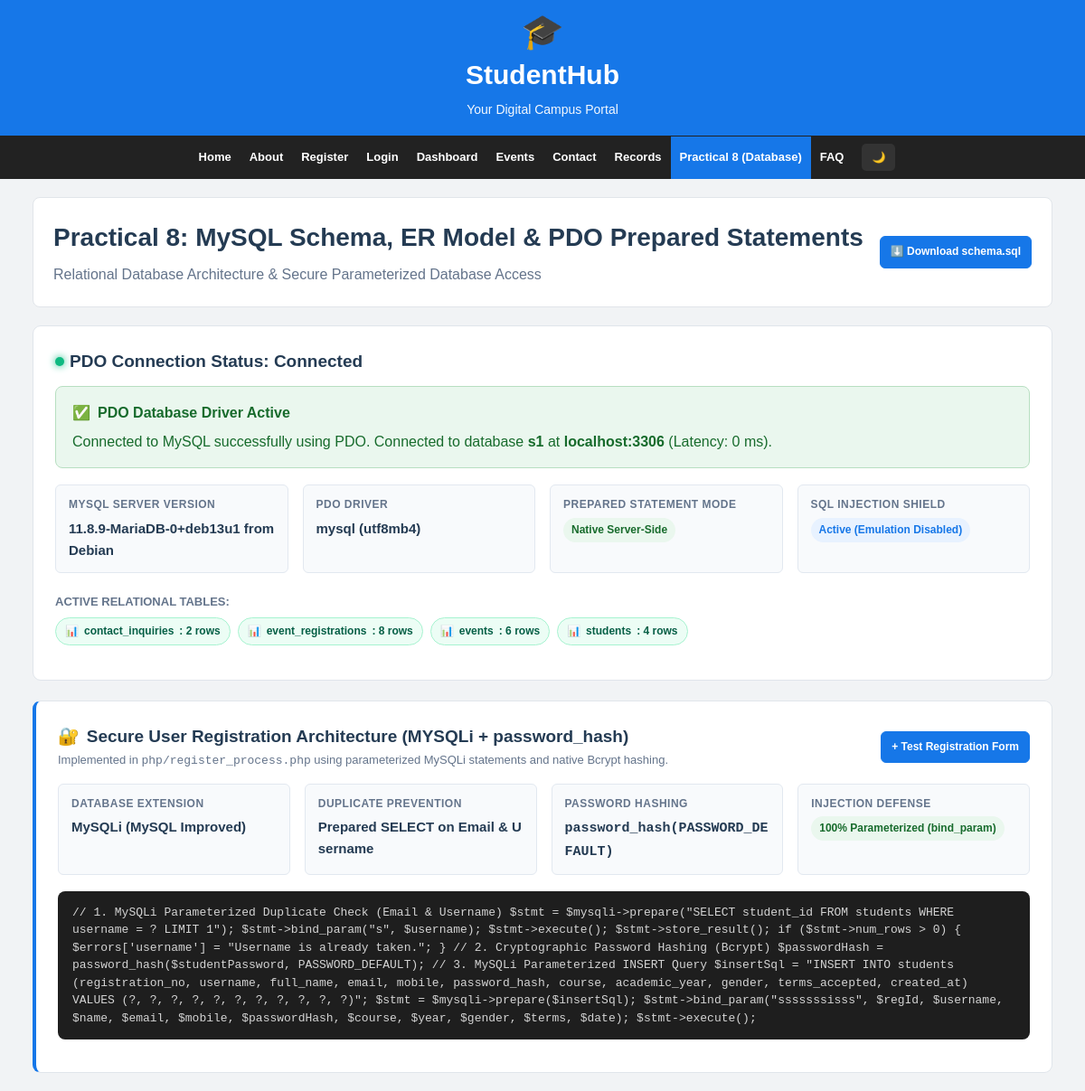
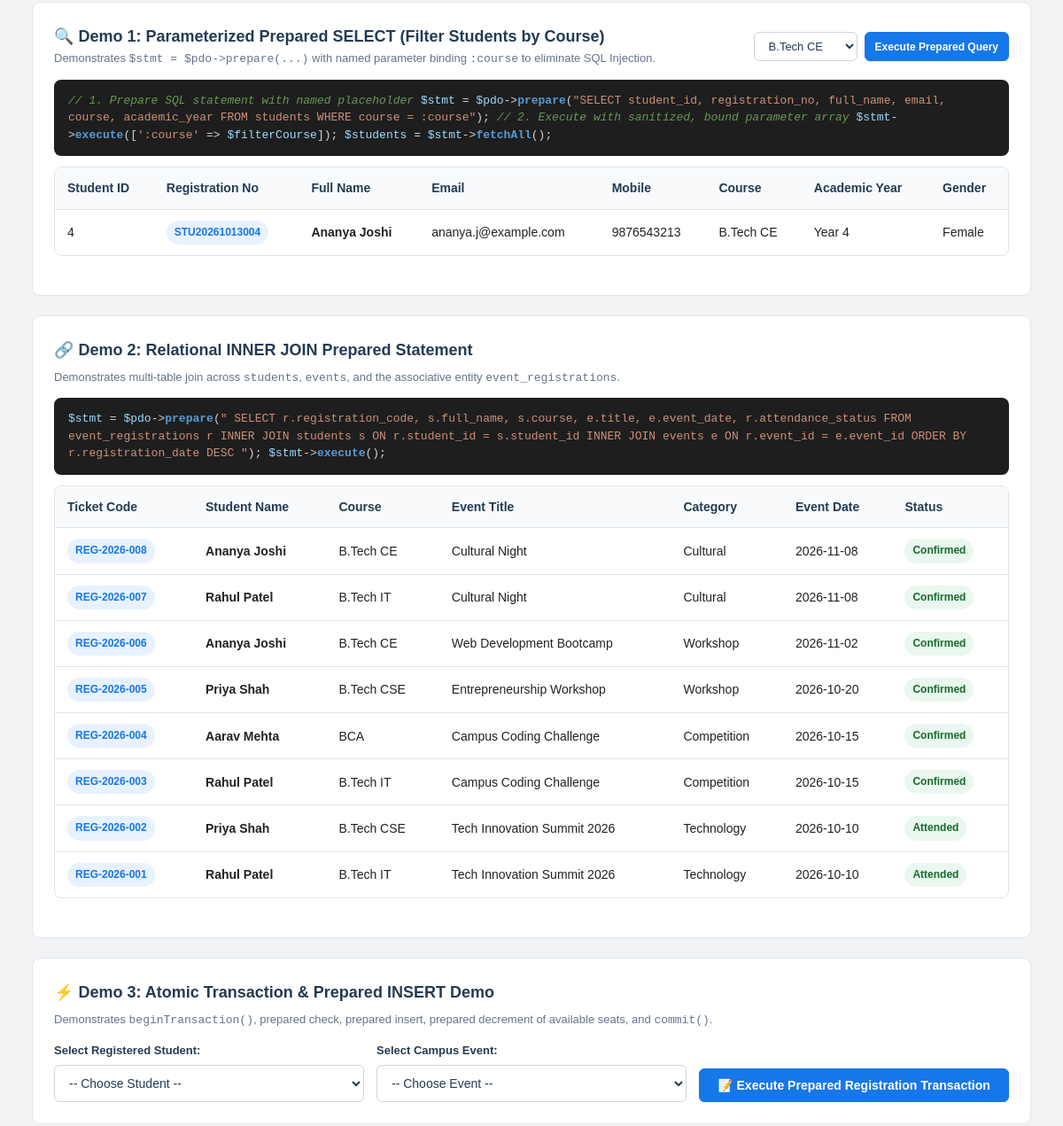
The page /php/db_dashboard.php?course=B.Tech CE (upper part) on the database as committed earlier (2 pictures, top to bottom).
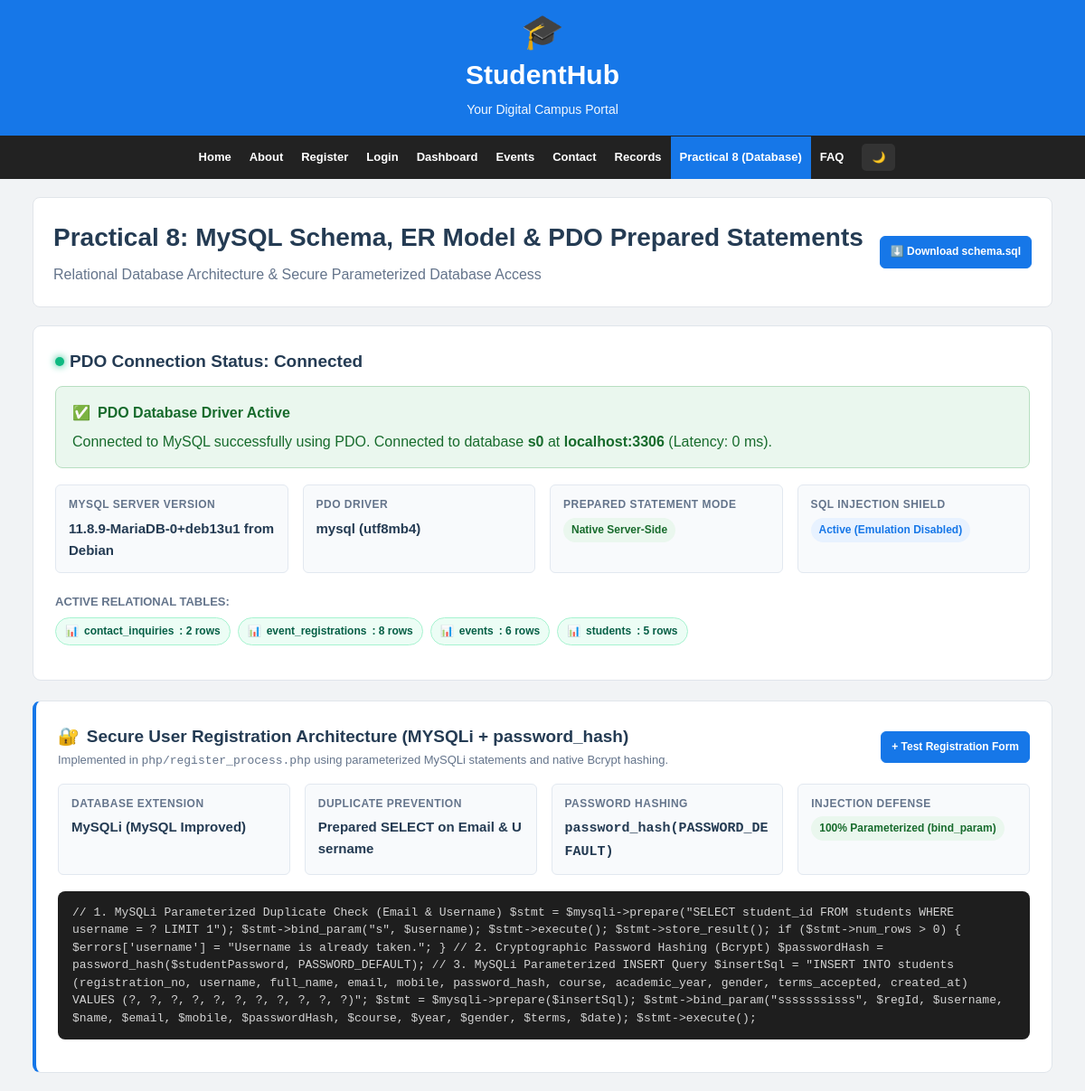
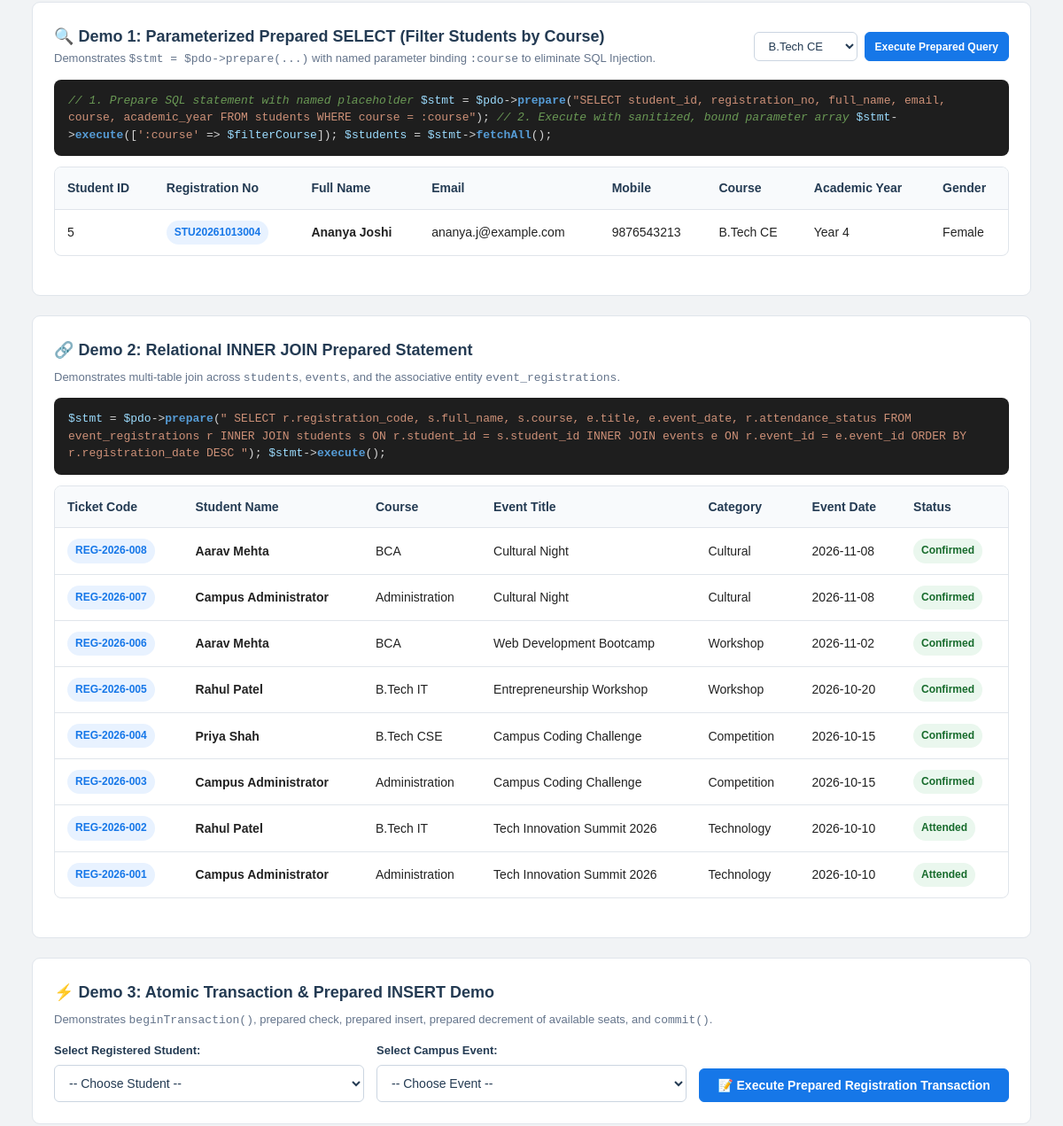
The same page on the database as committed later (2 pictures, top to bottom).
### tables this page shows
CREATE TABLE `students` (
    `student_id` INT UNSIGNED AUTO_INCREMENT PRIMARY KEY,
    `registration_no` VARCHAR(30) NOT NULL UNIQUE COMMENT 'Formatted ID e.g. STU20261012001',
    `username` VARCHAR(50) NOT NULL UNIQUE COMMENT 'Unique portal username e.g. rahul_patel',
    `full_name` VARCHAR(100) NOT NULL,
    `email` VARCHAR(120) NOT NULL UNIQUE,
    `mobile` VARCHAR(15) NOT NULL UNIQUE,
    `password_hash` VARCHAR(255) NOT NULL COMMENT 'Bcrypt hashed password via password_hash()',
    `course` VARCHAR(50) NOT NULL COMMENT 'B.Tech IT, B.Tech CSE, BCA, etc.',
    `academic_year` TINYINT UNSIGNED NOT NULL COMMENT '1, 2, 3, or 4',
    `gender` ENUM('Male', 'Female', 'Other') NOT NULL,
    `terms_accepted` ENUM('Accepted', 'Pending') NOT NULL DEFAULT 'Accepted',
    `role` ENUM('student', 'admin') NOT NULL DEFAULT 'student' COMMENT 'Role-based access control (RBAC)',
    `remember_token` VARCHAR(64) DEFAULT NULL COMMENT 'SHA-256 hash of persistent remember-me token',
    `token_expiry` DATETIME DEFAULT NULL COMMENT 'Expiration datetime for remember-me token',
    `created_at` TIMESTAMP NOT NULL DEFAULT CURRENT_TIMESTAMP,
    `updated_at` TIMESTAMP NOT NULL DEFAULT CURRENT_TIMESTAMP ON UPDATE CURRENT_TIMESTAMP,

    INDEX `idx_students_username` (`username`),
    INDEX `idx_students_email` (`email`),
    INDEX `idx_students_role` (`role`),
    INDEX `idx_students_course_year` (`course`, `academic_year`)
);

CREATE TABLE `event_registrations` (
    `registration_id` INT UNSIGNED AUTO_INCREMENT PRIMARY KEY,
    `student_id` INT UNSIGNED NOT NULL,
    `event_id` INT UNSIGNED NOT NULL,
    `registration_code` VARCHAR(50) NOT NULL UNIQUE COMMENT 'Unique ticket/token e.g. REG-2026-001',
    `registration_date` TIMESTAMP NOT NULL DEFAULT CURRENT_TIMESTAMP,
    `attendance_status` ENUM('Confirmed', 'Attended', 'Cancelled') NOT NULL DEFAULT 'Confirmed',
    `remarks` VARCHAR(255) DEFAULT NULL,

     
    CONSTRAINT `fk_registrations_student`
        FOREIGN KEY (`student_id`)
        REFERENCES `students` (`student_id`)
        ON DELETE CASCADE
        ON UPDATE CASCADE,

    CONSTRAINT `fk_registrations_event`
        FOREIGN KEY (`event_id`)
        REFERENCES `events` (`event_id`)
        ON DELETE CASCADE
        ON UPDATE CASCADE,

     
    UNIQUE KEY `unique_student_event_registration` (`student_id`, `event_id`),
    INDEX `idx_registrations_date` (`registration_date`)
);

CREATE TABLE `events` (
    `event_id` INT UNSIGNED AUTO_INCREMENT PRIMARY KEY,
    `title` VARCHAR(150) NOT NULL,
    `category` VARCHAR(50) NOT NULL COMMENT 'Technology, Competition, Workshop, Sports, Cultural',
    `event_date` DATE NOT NULL,
    `event_time` VARCHAR(30) NOT NULL,
    `location` VARCHAR(120) NOT NULL,
    `description` TEXT NOT NULL,
    `organizer` VARCHAR(120) NOT NULL,
    `total_seats` INT UNSIGNED NOT NULL,
    `available_seats` INT UNSIGNED NOT NULL,
    `status` ENUM('Upcoming', 'Ongoing', 'Completed', 'Cancelled') NOT NULL DEFAULT 'Upcoming',
    `created_at` TIMESTAMP NOT NULL DEFAULT CURRENT_TIMESTAMP,

    INDEX `idx_events_date` (`event_date`),
    INDEX `idx_events_category` (`category`),
    INDEX `idx_events_status` (`status`)
);

### php/db_connect.php (called while the page is built, shortened)
<?php
function getDBConnection(bool $throwExceptions = false): ?PDO {
    static $pdoInstance = null;
    if ($pdoInstance !== null) {
        return $pdoInstance;
    }
    $dsn = sprintf(
        "mysql:host=%s;port=%s;dbname=%s;charset=%s",
        DB_HOST,
        DB_PORT,
        DB_NAME,
        DB_CHARSET
    );
    $options = [
        PDO::ATTR_ERRMODE            => PDO::ERRMODE_EXCEPTION,
        PDO::ATTR_DEFAULT_FETCH_MODE => PDO::FETCH_ASSOC,
        PDO::ATTR_EMULATE_PREPARES   => false,
        PDO::MYSQL_ATTR_INIT_COMMAND => "SET NAMES utf8mb4 COLLATE utf8mb4_unicode_ci"
    ];
    try {
        $pdoInstance = new PDO($dsn, DB_USER, DB_PASS, $options);
        return $pdoInstance;
    } catch (PDOException $e) {
        error_log("StudentHub Database Connection Error: " . $e->getMessage());
        if ($throwExceptions) {
            throw $e;
        }
        return null;
    }
}
function testDBConnection(): array {
    $startTime = microtime(true);
    try {
        $pdo = getDBConnection(true);
        if ($pdo instanceof PDO) {
            $versionStmt = $pdo->query("SELECT VERSION() AS mysql_version, DATABASE() AS active_db");
            $serverInfo  = $versionStmt->fetch();
            $latencyMs   = round((microtime(true) - $startTime) * 1000, 2);
            $tablesStmt = $pdo->query("SHOW TABLES");
            $tables = $tablesStmt->fetchAll(PDO::FETCH_COLUMN);
            $tableStats = [];
            foreach ($tables as $table) {
                $countStmt = $pdo->prepare("SELECT COUNT(*) AS total FROM `" . str_replace("`", "``", $table) . "`");
                $countStmt->execute();
                $countResult = $countStmt->fetch();
                $tableStats[$table] = (int)($countResult['total'] ?? 0);
            }
            return [
                'success'       => true,
                'message'       => 'Connected to MySQL successfully using PDO.',
                'database'      => $serverInfo['active_db'] ?? DB_NAME,
                'version'       => $serverInfo['mysql_version'] ?? 'Unknown',
                'host'          => DB_HOST . ':' . DB_PORT,
                'latency_ms'    => $latencyMs,
                'driver'        => $pdo->getAttribute(PDO::ATTR_DRIVER_NAME),
                'tables'        => $tableStats,
                'prepared_mode' => 'Native Server-Side (Emulation Disabled)'
            ];
        }
        return [
            'success' => false,
            'message' => 'Unable to establish PDO connection.',
            'error'   => 'PDO returned null.'
        ];
    } catch (PDOException $e) {
        return [
            'success'    => false,
            'message'    => 'Connection failed.',
            'error_code' => $e->getCode(),
            'error'      => $e->getMessage(),
            'dsn_hint'   => sprintf("mysql:host=%s;port=%s;dbname=%s", DB_HOST, DB_PORT, DB_NAME)
        ];
    }
}

### php/db_dashboard.php (the view, shortened to what the changed rows need)
<?php
require_once __DIR__ . '/db_connect.php';
$dbDiag = testDBConnection();
$pdo = getDBConnection();
$filterCourse = isset($_GET['course']) ? trim($_GET['course']) : 'All';
$studentsList = [];
if ($pdo instanceof PDO) {
    if ($filterCourse !== 'All' && !empty($filterCourse)) {
        $searchStmt = $pdo->prepare("
            SELECT student_id, registration_no, full_name, email, mobile, course, academic_year, gender
            FROM students
            WHERE course = :course
            ORDER BY student_id ASC
        ");
        $searchStmt->execute([':course' => $filterCourse]);
        $studentsList = $searchStmt->fetchAll();
    }
}
$joinList = [];
if ($pdo instanceof PDO) {
    $joinStmt = $pdo->prepare("
        SELECT
            r.registration_id,
            r.registration_code,
            s.full_name AS student_name,
            s.course,
            e.title AS event_title,
            e.category AS event_category,
            e.event_date,
            r.attendance_status,
            r.registration_date
        FROM event_registrations r
        INNER JOIN students s ON r.student_id = s.student_id
        INNER JOIN events e ON r.event_id = e.event_id
        ORDER BY r.registration_date DESC
    ");
    $joinStmt->execute();
    $joinList = $joinStmt->fetchAll();
}
?>
<!DOCTYPE html>
<html lang="en">
<head>
    <link rel="stylesheet" href="../css/style.css">
</head>
<body>
<header class="site-header">
    <h1>StudentHub</h1>
</header>
<main>
    <div class="container">
        <div class="page-title">
            <div style="display: flex; justify-content: space-between; align-items: center; flex-wrap: wrap; gap: 10px;">
                <div>
                    <h2>Practical 8: MySQL Schema, ER Model & PDO Prepared Statements</h2>
                </div>
            </div>
        </div>
        <section class="summary-card">
            <?php if ($dbDiag['success']): ?>
                <div class="alert-box alert-success" style="margin-bottom: 14px;">
                    <div class="alert-title">
                        <span>✅</span> PDO Database Driver Active
                    </div>
                    <p><?php echo htmlspecialchars($dbDiag['message']); ?> Connected to database <strong><?php echo htmlspecialchars($dbDiag['database']); ?></strong> at <strong><?php echo htmlspecialchars($dbDiag['host']); ?></strong> (Latency: <?php echo $dbDiag['latency_ms']; ?> ms).</p>
                </div>
                <div class="summary-grid">
                    <div class="summary-item">
                        <div class="summary-label">MySQL Server Version</div>
                        <div class="summary-value"><?php echo htmlspecialchars($dbDiag['version']); ?></div>
                    </div>
                    <div class="summary-item">
                        <div class="summary-label">PDO Driver</div>
                        <div class="summary-value"><?php echo htmlspecialchars($dbDiag['driver']); ?> (utf8mb4)</div>
                    </div>
                    <div class="summary-item">
                        <div class="summary-label">Prepared Statement Mode</div>
                        <div class="summary-value"><span class="badge badge-success">Native Server-Side</span></div>
                    </div>
                    <div class="summary-item">
                        <div class="summary-label">SQL Injection Shield</div>
                        <div class="summary-value"><span class="badge badge-primary">Active (Emulation Disabled)</span></div>
                    </div>
                </div>
                <div style="margin-top: 14px;">
                    <span style="font-size: 13px; color: #64748b; font-weight: 600;">ACTIVE RELATIONAL TABLES:</span>
                    <div class="storage-tags" style="margin-top: 6px;">
                        <?php foreach ($dbDiag['tables'] as $tbl => $cnt): ?>
                            <span class="storage-tag csv">
                                📊 <strong><?php echo htmlspecialchars($tbl); ?></strong>: <?php echo $cnt; ?> rows
                            </span>
                        <?php endforeach; ?>
                    </div>
                </div>
            <?php endif; ?>
        </section>
        <section class="summary-card">
            <?php if (!empty($studentsList)): ?>
                <div class="table-responsive" style="margin-top: 10px;">
                    <table class="data-table">
                        <thead>
                            <tr>
                                <th>Student ID</th>
                                <th>Registration No</th>
                                <th>Full Name</th>
                                <th>Email</th>
                                <th>Mobile</th>
                                <th>Course</th>
                                <th>Academic Year</th>
                                <th>Gender</th>
                            </tr>
                        </thead>
                        <tbody>
                            <?php foreach ($studentsList as $stu): ?>
                                <tr>
                                    <td><?php echo $stu['student_id']; ?></td>
                                    <td><span class="badge badge-primary"><?php echo htmlspecialchars($stu['registration_no']); ?></span></td>
                                    <td><strong><?php echo htmlspecialchars($stu['full_name']); ?></strong></td>
                                    <td><?php echo htmlspecialchars($stu['email']); ?></td>
                                    <td><?php echo htmlspecialchars($stu['mobile']); ?></td>
                                    <td><?php echo htmlspecialchars($stu['course']); ?></td>
                                    <td>Year <?php echo htmlspecialchars($stu['academic_year']); ?></td>
                                    <td><?php echo htmlspecialchars($stu['gender']); ?></td>
                                </tr>
                            <?php endforeach; ?>
                        </tbody>
                    </table>
                </div>
            <?php else: ?>
                <p style="color: #64748b; font-size: 14px; margin-top: 10px;"><em>(Connect MySQL and import schema.sql to view live query results)</em></p>
            <?php endif; ?>
        </section>
        <section class="summary-card">
            <?php if (!empty($joinList)): ?>
                <div class="table-responsive" style="margin-top: 10px;">
                    <table class="data-table">
                        <thead>
                            <tr>
                                <th>Ticket Code</th>
                                <th>Student Name</th>
                                <th>Course</th>
                                <th>Event Title</th>
                                <th>Category</th>
                                <th>Event Date</th>
                                <th>Status</th>
                            </tr>
                        </thead>
                        <tbody>
                            <?php foreach ($joinList as $row): ?>
                                <tr>
                                    <td><span class="badge badge-primary"><?php echo htmlspecialchars($row['registration_code']); ?></span></td>
                                    <td><strong><?php echo htmlspecialchars($row['student_name']); ?></strong></td>
                                    <td><?php echo htmlspecialchars($row['course']); ?></td>
                                    <td><?php echo htmlspecialchars($row['event_title']); ?></td>
                                    <td><?php echo htmlspecialchars($row['event_category']); ?></td>
                                    <td><?php echo htmlspecialchars($row['event_date']); ?></td>
                                    <td><span class="badge badge-success"><?php echo htmlspecialchars($row['attendance_status']); ?></span></td>
                                </tr>
                            <?php endforeach; ?>
                        </tbody>
                    </table>
                </div>
            <?php else: ?>
                <p style="color: #64748b; font-size: 14px; margin-top: 10px;"><em>(Connect MySQL to view live relational join results)</em></p>
            <?php endif; ?>
        </section>
    </div>
</main>
</body>
</html>

Rows that differ between the two databases and show on the page:
no longer on this page (row edited): students: student_id "4", registration_no "STU20261013004", full_name "Ananya Joshi", email "ananya.j@example.com", mobile "9876543213", course "B.Tech CE", academic_year "4", gender "Female"
added students: student_id "5", registration_no "STU20261013004", full_name "Ananya Joshi", email "ananya.j@example.com", mobile "9876543213", course "B.Tech CE", academic_year "4", gender "Female"
changed through a linked row, event_registrations "REG-2026-008": student.full_name "Ananya Joshi" → "Aarav Mehta"; student.course "B.Tech CE" → "BCA"
changed through a linked row, event_registrations "REG-2026-007": student.full_name "Rahul Patel" → "Campus Administrator"; student.course "B.Tech IT" → "Administration"
changed through a linked row, event_registrations "REG-2026-006": student.full_name "Ananya Joshi" → "Aarav Mehta"; student.course "B.Tech CE" → "BCA"
changed through a linked row, event_registrations "REG-2026-005": student.full_name "Priya Shah" → "Rahul Patel"; student.course "B.Tech CSE" → "B.Tech IT"
changed through a linked row, event_registrations: student.full_name "Aarav Mehta" → "Priya Shah"; student.course "BCA" → "B.Tech CSE"
changed through a linked row, event_registrations "REG-2026-003": student.full_name "Rahul Patel" → "Campus Administrator"; student.course "B.Tech IT" → "Administration"
changed through a linked row, event_registrations "REG-2026-002": student.full_name "Priya Shah" → "Rahul Patel"; student.course "B.Tech CSE" → "B.Tech IT"
changed through a linked row, event_registrations "REG-2026-001": student.full_name "Rahul Patel" → "Campus Administrator"; student.course "B.Tech IT" → "Administration"
Other text that changed with them:
$dbDiag['database']: "s1" → "s0"
new list line: "students : 5 rows"
list line gone: "students : 4 rows"
